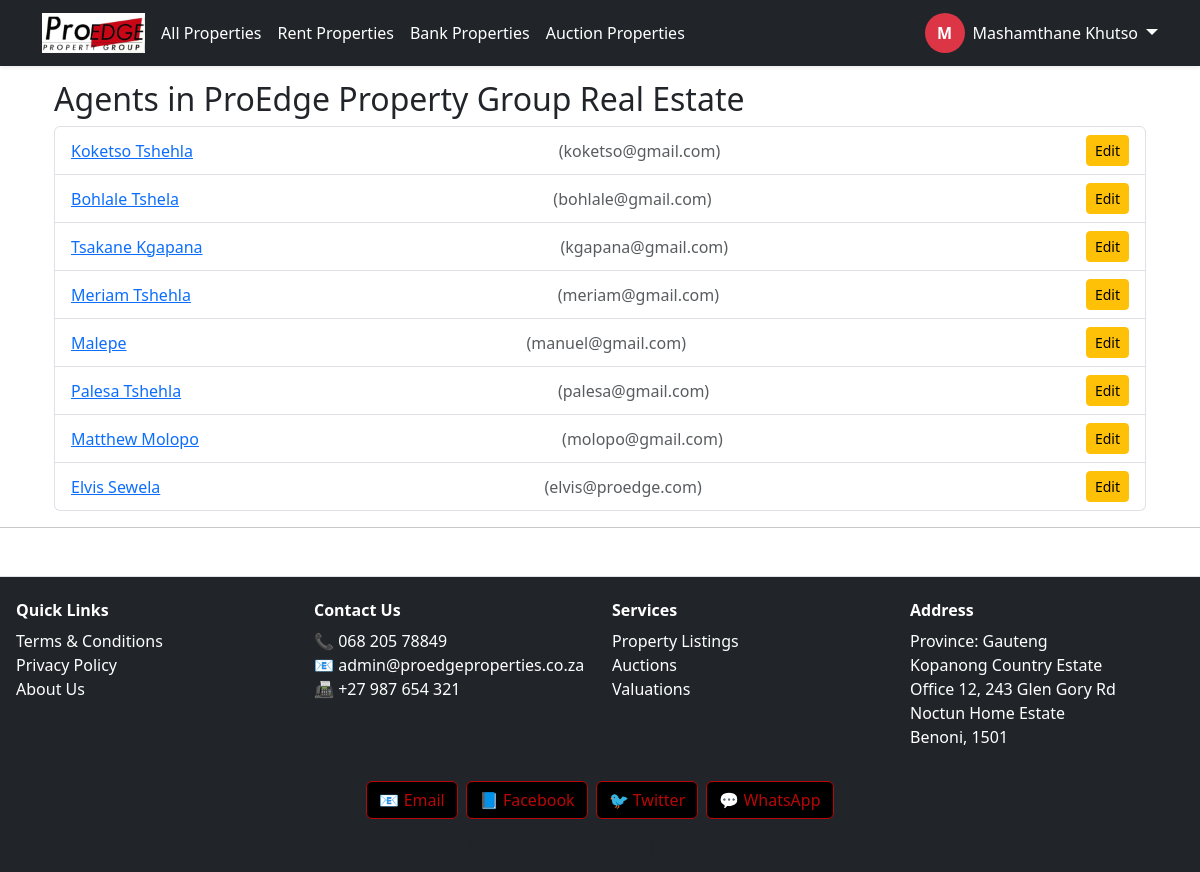
The page /agency/view-agents/ (signed in) on the database its author committed.
### proedge/models.py (models this page shows, shortened)
class CustomUser(AbstractUser):
    ROLE_CHOICES = [
        ('buyer', 'Buyer'),
        ('seller', 'Seller'),
        ('tenant', 'Tenant'),
        ('agency', 'Agency'),
        ('landlord', 'Landlord'),
        ('agent', 'Agent'),
        ('bank', 'Bank'),
        ('auctioneer', 'Auctioneer'),
    ]
    role = models.CharField(max_length=20, choices=ROLE_CHOICES)
    email = models.EmailField(unique=True)
    is_email_verified = models.BooleanField(default=False)

class UserProfile(models.Model):
    user = models.OneToOneField(settings.AUTH_USER_MODEL, on_delete=models.CASCADE)
    full_name = models.CharField(max_length=255, blank=True)
    profile_picture = models.ImageField(upload_to=user_profile_picture_path, blank=True, null=True)
    contact_number = models.CharField(max_length=10, blank=False)
    address = models.CharField(max_length=255)
    is_profile_complete = models.BooleanField(default=False)
    agency = models.ForeignKey('listings.Agency', on_delete=models.SET_NULL, null=True, blank=True)
    ffc_number = models.CharField(max_length=64, blank=True)
    years_experience = models.PositiveIntegerField(default=0)
    ffc_certificate = models.FileField(upload_to='agent_docs/ffc_certificates/', blank=True, null=True)
    id_copy = models.FileField(upload_to='agent_docs/id_copies/', blank=True, null=True)
    proof_of_address = models.FileField(upload_to='agent_docs/proof_of_address/', blank=True, null=True)
    STATUS_CHOICES = [
        ('pending', 'Pending'),
        ('approved', 'Approved'),
        ('rejected', 'Rejected'),
    ]
    ffc_certificate_status = models.CharField(max_length=10, choices=STATUS_CHOICES, default='pending')
    id_copy_status = models.CharField(max_length=10, choices=STATUS_CHOICES, default='pending')
    proof_of_address_status = models.CharField(max_length=10, choices=STATUS_CHOICES, default='pending')

### listings/models.py (models this page shows, shortened)
class Agency(models.Model):
    name = models.CharField(max_length=255)
    owner = models.OneToOneField(settings.AUTH_USER_MODEL, on_delete=models.CASCADE, related_name='agency_profile')
    address = models.TextField(blank=True)
    description = models.TextField(blank=True)
    contact_email = models.EmailField(blank=True)
    phone_number = models.CharField(max_length=20, blank=True)
    logo = models.ImageField(upload_to='agency_logos/', blank=True, null=True)

### proedge/views.py (the view)
# urls.py: path('agency/view-agents/', views.view_agents, name='view_agents'),
@login_required
def view_agents(request):
    try:
        agency = request.user.agency_profile
    except Agency.DoesNotExist:
        return redirect('create_agency_profile')
    agents = UserProfile.objects.filter(user__role='agent', agency=agency)
    return render(request, 'proedge/view_agents.html', {'agents': agents})

### proedge/templates/proedge/view_agents.html
{% extends "base.html" %}
{% block content %}
<div class="container mt-5">
  <h2>Agents in {{ request.user.agency_profile.name }}</h2>
  {% if agents %}
    <ul class="list-group">
      {% for agent in agents %}
        <li class="list-group-item d-flex justify-content-between align-items-center">
          <a href="{% url 'agency_agent_detail' agent.user.pk %}">
            {{ agent.user.get_full_name|default:agent.user.username }}
          </a>
          <span class="text-muted">({{ agent.user.email }})</span>
          <a href="{% url 'edit_agent_profile' agent.user.pk %}" class="btn btn-sm btn-warning">
            Edit
          </a>
        </li>
      {% endfor %}
    </ul>
  {% else %}
    <p class="text-muted">No agents registered yet.</p>
  {% endif %}
</div>
{% endblock %}

### proedge/templates/base.html (shortened to what this page needs)
{% load static %}
<!DOCTYPE html>
<html lang="en">
<head>
     <link rel="stylesheet" href="https://unpkg.com/leaflet@1.9.5/dist/leaflet.css"
/>
    <link href="https://cdn.jsdelivr.net/npm/bootstrap@5.3.0/dist/css/bootstrap.min.css" rel="stylesheet">
    <link rel="stylesheet" href="https://cdnjs.cloudflare.com/ajax/libs/font-awesome/6.4.0/css/all.min.css">
    <link rel="stylesheet" href="{% static 'proedge/css/style.css' %}">
    <link rel="stylesheet" href="https://cdn.jsdelivr.net/npm/lightgallery@2.7.1/css/lightgallery.min.css">
    <link rel="stylesheet" href="https://unpkg.com/leaflet/dist/leaflet.css" />
    <link rel="stylesheet" href="https://unpkg.com/leaflet@1.9.5/dist/leaflet.css"
/>
<link rel="stylesheet" href="https://cdn.jsdelivr.net/npm/lightgallery@2.7.1/css/lightgallery-bundle.min.css" />
<link rel="stylesheet" href="https://cdn.jsdelivr.net/npm/lightgallery@2.7.1/plugins/thumbnail/lg-thumbnail.min.css">
<link rel="stylesheet" href="https://cdn.jsdelivr.net/npm/lightgallery@2.7.1/plugins/zoom/lg-zoom.min.css">
<link rel="stylesheet" href="https://cdn.jsdelivr.net/npm/lightgallery@2.7.1/plugins/fullscreen/lg-fullscreen.min.css">
<link rel="stylesheet" href="https://cdn.jsdelivr.net/npm/lightgallery@2.7.1/plugins/share/lg-share.min.css">
<link rel="stylesheet" href="https://cdn.jsdelivr.net/npm/lightgallery@2.7.1/plugins/pager/lg-pager.min.css">
</head>
<body>
<nav class="navbar navbar-expand-lg navbar-dark bg-dark fixed-top shadow-sm">
  <div class="container">
    <a class="navbar-brand fw-bold me-1" href="/">
      <img src="{% static 'images/logo.png' %}" alt="ProEdge Logo" style="height: 40px;">
    </a>
    <div class="collapse navbar-collapse" id="navbarMain">
      <ul class="navbar-nav me-auto mb-2 mb-lg-0 flex-wrap justify-content-start">
        <li class="nav-item flex-fill flex-lg-auto mb-1 mb-lg-0">
          <a class="nav-link btn btn-outline-danger text-white w-100 text-center mx-1 px-1 {% if request.path == '/' or request.path == '/properties/' %}active{% endif %}" href="{% url 'property_list' %}">All Properties</a>
        </li>
        <li class="nav-item flex-fill flex-lg-auto mb-1 mb-lg-0">
          <a class="nav-link btn btn-outline-danger text-white w-100 text-center mx-1 px-1 {% if request.path == '/rent/' %}active{% endif %}" href="{% url 'property_list' %}">Rent Properties</a>
        </li>
        <li class="nav-item flex-fill flex-lg-auto mb-1 mb-lg-0">
          <a class="nav-link btn btn-outline-danger text-white w-100 text-center mx-1 px-1 {% if request.path == '/bank/' %}active{% endif %}" href="{% url 'property_list' %}">Bank Properties</a>
        </li>
        <li class="nav-item flex-fill flex-lg-auto mb-1 mb-lg-0">
          <a class="nav-link btn btn-outline-danger text-white w-100 text-center mx-1 px-1 {% if request.path == '/auctions/' %}active{% endif %}" href="{% url 'property_list' %}">Auction Properties</a>
        </li>
      </ul>
      <div class="d-flex flex-wrap align-items-center mt-2 mt-lg-0">
        {% if user.is_authenticated %}
          <div class="dropdown d-flex align-items-center">
            <a class="d-flex align-items-center text-decoration-none text-white me-2" href="{% url 'dashboard_redirect' %}">
              <div class="rounded-circle bg-danger text-white d-flex justify-content-center align-items-center fw-bold" style="width: 40px; height: 40px;">
                {{ user.get_full_name|default:user.username|slice:":1"|upper }}
              </div>
              <span class="ms-2 d-none d-lg-inline">{{ user.get_full_name|default:user.username }}</span>
            </a>
            <a class="dropdown-toggle text-white fs-5 ms-auto" href="#" id="userDropdown" data-bs-toggle="dropdown" aria-expanded="false"></a>
          </div>
        {% else %}
          <div class="d-flex flex-wrap gap-1">
            <a class="btn btn-outline-danger text-white px-2 fw-semibold" href="{% url 'login' %}">Login</a>
            <a class="btn btn-danger px-2 fw-semibold" href="{% url 'register' %}">Register</a>
          </div>
        {% endif %}
      </div>
    </div>
  </div>
</nav>
<main class="container mt-4">
  {% block content %}{% endblock %}
</main>
<hr>
<footer class="bg-dark text-white mt-5 pt-4 pb-3 border-top">
  <div class="container-fluid px-2">
    <div class="row">
      <div class="col-6 col-md-3 mb-3 text-center text-md-start">
        <h6 class="fw-bold mb-2">Quick Links</h6>
        <ul class="list-unstyled">
          <li><a href="#" class="text-white text-decoration-none">Terms & Conditions</a></li>
          <li><a href="#" class="text-white text-decoration-none">Privacy Policy</a></li>
          <li><a href="#" class="text-white text-decoration-none">About Us</a></li>
        </ul>
      </div>
      <div class="col-6 col-md-3 mb-3 text-center text-md-start">
        <h6 class="fw-bold mb-2">Contact Us</h6>
        <ul class="list-unstyled">
          <li>📞 068 205 78849</li>
          <li>📧 <a href="mailto:admin@proedgeproperties.co.za" class="text-white text-decoration-none">admin@proedgeproperties.co.za</a></li>
          <li>📠 +27 987 654 321</li>
        </ul>
      </div>
      <div class="col-6 col-md-3 mb-3 text-center text-md-start">
        <h6 class="fw-bold mb-2">Services</h6>
        <ul class="list-unstyled">
          <li><a href="#" class="text-white text-decoration-none">Property Listings</a></li>
          <li><a href="#" class="text-white text-decoration-none">Auctions</a></li>
          <li><a href="#" class="text-white text-decoration-none">Valuations</a></li>
        </ul>
      </div>
      <div class="col-6 col-md-3 mb-3 text-center text-md-start">
        <h6 class="fw-bold mb-2">Address</h6>
        <ul class="list-unstyled">
          <li>Province: Gauteng</li>
          <li>Kopanong Country Estate</li>
          <li>Office 12, 243 Glen Gory Rd</li>
          <li>Noctun Home Estate</li>
          <li>Benoni, 1501</li>
        </ul>
      </div>
    </div>
    <div class="d-flex justify-content-center flex-wrap gap-2 mb-3">
      <a href="mailto:info@youthportal.com" class="social-btn">📧 Email</a>
      <a href="https://facebook.com" target="_blank" class="social-btn">📘 Facebook</a>
      <a href="https://twitter.com" target="_blank" class="social-btn">🐦 Twitter</a>
      <a href="https://wa.me/1234567890" target="_blank" class="social-btn">💬 WhatsApp</a>
    </div>
    <div class="text-center text-muted small">&copy; {{ now|date:"Y" }} ProEdge Property Group | Version 0.1</div>
  </div>
</footer>
</body>
</html>

### proedge/templates/base.html (style rules this page uses)
footer { padding-left: 0.5rem; padding-right: 0.5rem; }
body, html { overflow-x: hidden; }
.navbar-brand img { max-height: 40px; }
.social-btn { padding: 6px 12px; border-radius: 6px; border: 1px solid #b80707; color: #b80707; background-color: #000; text-decoration: none; transition: all 0.3s ease; }
.social-btn { display: inline-block; padding: 6px 12px; border-radius: 6px; background-color: #000; color: #b80707; font-weight: 500; text-decoration: none; transition: all 0.3s ease; border: 1px solid #b80707; }

### rows shown on the page
CustomUser: get_full_name "M", get_full_name "Mashamthane Khutso", user.agency_profile.name "ProEdge Property Group Real Estate"
UserProfile: user.get_full_name "Koketso Tshehla", user.email "koketso@gmail.com"
UserProfile: user.get_full_name "Bohlale Tshela", user.email "bohlale@gmail.com"
UserProfile: user.get_full_name "Tsakane Kgapana", user.email "kgapana@gmail.com"
UserProfile: user.get_full_name "Meriam Tshehla", user.email "meriam@gmail.com"
UserProfile: user.get_full_name "Malepe", user.email "manuel@gmail.com"
UserProfile: user.get_full_name "Palesa Tshehla", user.email "palesa@gmail.com"
UserProfile: user.get_full_name "Matthew Molopo", user.email "molopo@gmail.com"
UserProfile: user.get_full_name "Elvis Sewela", user.email "elvis@proedge.com"
